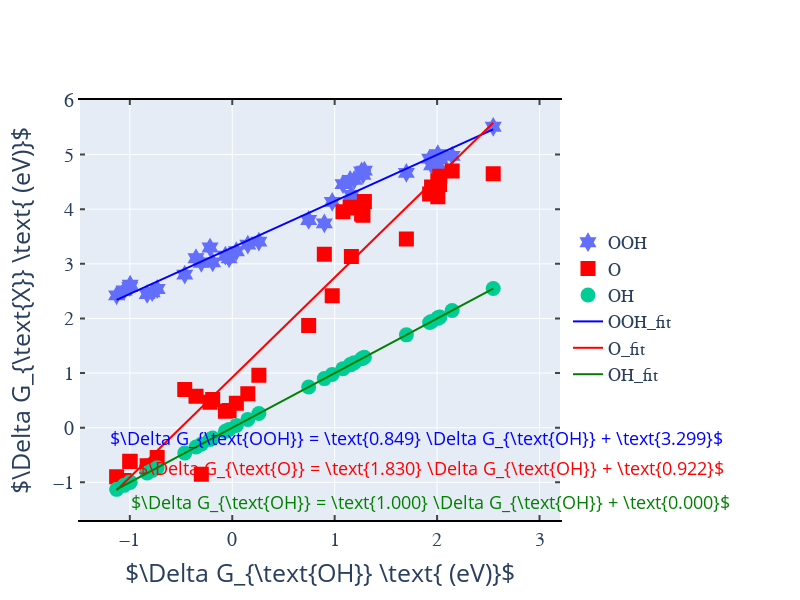

The notebook cell saved with this chart:
### Code cell
fig = py.get_figure("https://plotly.com/~gwanyeong/22/")
fig.show()
